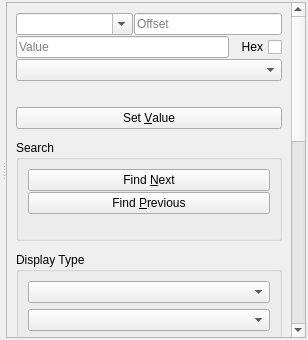
<?xml version="1.0" encoding="UTF-8"?>
<ui version="4.0">
 <class>MemoryWidget</class>
 <widget class="QWidget" name="MemoryWidget">
  <layout class="QHBoxLayout" name="mainLayout">
   <property name="spacing">
    <number>0</number>
   </property>
   <property name="leftMargin">
    <number>2</number>
   </property>
   <property name="topMargin">
    <number>2</number>
   </property>
   <property name="rightMargin">
    <number>2</number>
   </property>
   <property name="bottomMargin">
    <number>2</number>
   </property>
   <item>
    <widget class="QSplitter" name="splitter">
     <property name="orientation">
      <enum>Qt::Horizontal</enum>
     </property>
     <widget class="QWidget" name="memoryViewContainer">
      <layout class="QVBoxLayout" name="memoryViewLayout">
       <property name="spacing">
        <number>0</number>
       </property>
       <property name="leftMargin">
        <number>0</number>
       </property>
       <property name="topMargin">
        <number>0</number>
       </property>
       <property name="rightMargin">
        <number>0</number>
       </property>
       <property name="bottomMargin">
        <number>0</number>
       </property>
      </layout>
     </widget>
     <widget class="QScrollArea" name="sidebarScrollArea">
      <property name="widgetResizable">
       <bool>true</bool>
      </property>
      <widget class="QWidget" name="sidebarWidget">
       <layout class="QVBoxLayout" name="sidebarLayout">
        <property name="spacing">
         <number>1</number>
        </property>
        <item>
         <widget class="QMenuBar" name="menuBar">
          <property name="nativeMenuBar">
           <bool>false</bool>
          </property>
         </widget>
        </item>
        <item>
         <widget class="QSplitter" name="addressSplitter">
          <property name="orientation">
           <enum>Qt::Horizontal</enum>
          </property>
          <property name="handleWidth">
           <number>1</number>
          </property>
          <widget class="QComboBox" name="searchAddressCombo">
           <property name="editable">
            <bool>true</bool>
           </property>
           <property name="insertPolicy">
            <enum>QComboBox::InsertAtTop</enum>
           </property>
           <property name="duplicatesEnabled">
            <bool>false</bool>
           </property>
           <property name="maxVisibleItems">
            <number>8</number>
           </property>
           <property name="placeholderText">
            <string>Search Address</string>
           </property>
          </widget>
          <widget class="QLineEdit" name="searchOffsetEdit">
           <property name="maxLength">
            <number>9</number>
           </property>
           <property name="placeholderText">
            <string>Offset</string>
           </property>
          </widget>
         </widget>
        </item>
        <item>
         <widget class="QWidget" name="inputWidget" native="true">
          <layout class="QHBoxLayout" name="inputLayout">
           <property name="leftMargin">
            <number>0</number>
           </property>
           <property name="topMargin">
            <number>0</number>
           </property>
           <property name="rightMargin">
            <number>0</number>
           </property>
           <property name="bottomMargin">
            <number>0</number>
           </property>
           <item>
            <widget class="QLineEdit" name="dataEdit">
             <property name="placeholderText">
              <string>Value</string>
             </property>
            </widget>
           </item>
           <item>
            <widget class="QCheckBox" name="hexCheckBox">
             <property name="layoutDirection">
              <enum>Qt::RightToLeft</enum>
             </property>
             <property name="text">
              <string>Hex</string>
             </property>
            </widget>
           </item>
          </layout>
         </widget>
        </item>
        <item>
         <widget class="QComboBox" name="inputTypeCombo">
          <property name="maxVisibleItems">
           <number>20</number>
          </property>
         </widget>
        </item>
        <item>
         <spacer name="inputSpacer">
          <property name="orientation">
           <enum>Qt::Vertical</enum>
          </property>
          <property name="sizeType">
           <enum>QSizePolicy::Fixed</enum>
          </property>
          <property name="sizeHint" stdset="0">
           <size>
            <width>1</width>
            <height>10</height>
           </size>
          </property>
         </spacer>
        </item>
        <item>
         <widget class="QLabel" name="dataPreviewLabel">
          <property name="backgroundRole">
           <enum>QPalette::AlternateBase</enum>
          </property>
          <property name="autoFillBackground">
           <bool>true</bool>
          </property>
         </widget>
        </item>
        <item>
         <widget class="QPushButton" name="setValueButton">
          <property name="text">
           <string>Set &amp;Value</string>
          </property>
         </widget>
        </item>
        <item>
         <spacer name="searchSpacer">
          <property name="orientation">
           <enum>Qt::Vertical</enum>
          </property>
          <property name="sizeType">
           <enum>QSizePolicy::Fixed</enum>
          </property>
          <property name="sizeHint" stdset="0">
           <size>
            <width>1</width>
            <height>10</height>
           </size>
          </property>
         </spacer>
        </item>
        <item>
         <widget class="QGroupBox" name="searchGroup">
          <property name="title">
           <string>Search</string>
          </property>
          <layout class="QVBoxLayout" name="searchLayout">
           <property name="spacing">
            <number>1</number>
           </property>
           <item>
            <widget class="QPushButton" name="findNextButton">
             <property name="text">
              <string>Find &amp;Next</string>
             </property>
            </widget>
           </item>
           <item>
            <widget class="QPushButton" name="findPreviousButton">
             <property name="text">
              <string>Find &amp;Previous</string>
             </property>
            </widget>
           </item>
           <item>
            <widget class="QLabel" name="resultLabel"/>
           </item>
          </layout>
         </widget>
        </item>
        <item>
         <spacer name="displaySpacer">
          <property name="orientation">
           <enum>Qt::Vertical</enum>
          </property>
          <property name="sizeType">
           <enum>QSizePolicy::Fixed</enum>
          </property>
          <property name="sizeHint" stdset="0">
           <size>
            <width>1</width>
            <height>10</height>
           </size>
          </property>
         </spacer>
        </item>
        <item>
         <widget class="QGroupBox" name="displayTypeGroup">
          <property name="title">
           <string>Display Type</string>
          </property>
          <layout class="QVBoxLayout" name="displayTypeLayout">
           <item>
            <widget class="QComboBox" name="displayTypeCombo">
             <property name="maxVisibleItems">
              <number>20</number>
             </property>
            </widget>
           </item>
           <item>
            <widget class="QComboBox" name="alignmentCombo"/>
           </item>
           <item>
            <widget class="QComboBox" name="rowLengthCombo"/>
           </item>
           <item>
            <widget class="QCheckBox" name="dualViewCheckBox">
             <property name="text">
              <string>Dual View</string>
             </property>
            </widget>
           </item>
          </layout>
         </widget>
        </item>
        <item>
         <spacer name="addressSpaceSpacer">
          <property name="orientation">
           <enum>Qt::Vertical</enum>
          </property>
          <property name="sizeType">
           <enum>QSizePolicy::Fixed</enum>
          </property>
          <property name="sizeHint" stdset="0">
           <size>
            <width>1</width>
            <height>10</height>
           </size>
          </property>
         </spacer>
        </item>
        <item>
         <widget class="QGroupBox" name="addressSpaceGroup">
          <property name="title">
           <string>Address Space</string>
          </property>
          <layout class="QVBoxLayout" name="addressSpaceLayout">
           <property name="spacing">
            <number>1</number>
           </property>
           <item>
            <widget class="QRadioButton" name="effectiveAddressRadio">
             <property name="text">
              <string extracomment="One of the options shown below &quot;Address Space&quot;. &quot;Effective&quot; addresses are the addresses used directly by the CPU and may be subject to translation via the MMU to physical addresses.">Effective</string>
             </property>
            </widget>
           </item>
           <item>
            <widget class="QRadioButton" name="auxiliaryAddressRadio">
             <property name="text">
              <string extracomment="One of the options shown below &quot;Address Space&quot;. &quot;Auxiliary&quot; is the address space of ARAM (Auxiliary RAM).">Auxiliary</string>
             </property>
            </widget>
           </item>
           <item>
            <widget class="QRadioButton" name="physicalAddressRadio">
             <property name="text">
              <string extracomment="One of the options shown below &quot;Address Space&quot;. &quot;Physical&quot; is the address space that reflects how devices (for example RAM) are physically wired up.">Physical</string>
             </property>
            </widget>
           </item>
          </layout>
         </widget>
        </item>
        <item>
         <spacer name="breakpointSpacer">
          <property name="orientation">
           <enum>Qt::Vertical</enum>
          </property>
          <property name="sizeType">
           <enum>QSizePolicy::Fixed</enum>
          </property>
          <property name="sizeHint" stdset="0">
           <size>
            <width>1</width>
            <height>10</height>
           </size>
          </property>
         </spacer>
        </item>
        <item>
         <widget class="QGroupBox" name="breakpointGroup">
          <property name="title">
           <string>Memory breakpoint options</string>
          </property>
          <layout class="QVBoxLayout" name="breakpointLayout">
           <property name="spacing">
            <number>1</number>
           </property>
           <item>
            <widget class="QRadioButton" name="readWriteRadio">
             <property name="text">
              <string extracomment="This radio button represents a memory breakpoint triggered by either a read or a write operation.">Read and write</string>
             </property>
            </widget>
           </item>
           <item>
            <widget class="QRadioButton" name="readOnlyRadio">
             <property name="text">
              <string extracomment="This radio button represents a memory breakpoint triggered by a read operation.">Read only</string>
             </property>
            </widget>
           </item>
           <item>
            <widget class="QRadioButton" name="writeOnlyRadio">
             <property name="text">
              <string extracomment="This radio button represents a memory breakpoint triggered by a write operation.">Write only</string>
             </property>
            </widget>
           </item>
           <item>
            <widget class="QCheckBox" name="breakpointLogCheckBox">
             <property name="text">
              <string>Log</string>
             </property>
            </widget>
           </item>
          </layout>
         </widget>
        </item>
        <item>
         <widget class="QGroupBox" name="labelsGroup">
          <property name="title">
           <string>Labels</string>
          </property>
          <layout class="QVBoxLayout" name="labelsLayout">
           <item>
            <widget class="QTabWidget" name="labelsTabs">
             <widget class="QWidget" name="notesTab">
              <attribute name="title">
               <string>Notes</string>
              </attribute>
              <layout class="QVBoxLayout" name="notesLayout">
               <property name="leftMargin">
                <number>0</number>
               </property>
               <property name="topMargin">
                <number>0</number>
               </property>
               <property name="rightMargin">
                <number>0</number>
               </property>
               <property name="bottomMargin">
                <number>0</number>
               </property>
               <item>
                <widget class="QListWidget" name="notesList"/>
               </item>
              </layout>
             </widget>
             <widget class="QWidget" name="dataTab">
              <attribute name="title">
               <string>Data</string>
              </attribute>
              <layout class="QVBoxLayout" name="dataLayout">
               <property name="leftMargin">
                <number>0</number>
               </property>
               <property name="topMargin">
                <number>0</number>
               </property>
               <property name="rightMargin">
                <number>0</number>
               </property>
               <property name="bottomMargin">
                <number>0</number>
               </property>
               <item>
                <widget class="QListWidget" name="dataList"/>
               </item>
              </layout>
             </widget>
             <widget class="QWidget" name="symbolsTab">
              <attribute name="title">
               <string>Symbols</string>
              </attribute>
              <layout class="QVBoxLayout" name="symbolsLayout">
               <property name="leftMargin">
                <number>0</number>
               </property>
               <property name="topMargin">
                <number>0</number>
               </property>
               <property name="rightMargin">
                <number>0</number>
               </property>
               <property name="bottomMargin">
                <number>0</number>
               </property>
               <item>
                <widget class="QListWidget" name="symbolsList">
                 <property name="horizontalScrollBarPolicy">
                  <enum>Qt::ScrollBarAlwaysOff</enum>
                 </property>
                </widget>
               </item>
              </layout>
             </widget>
            </widget>
           </item>
           <item>
            <widget class="QLineEdit" name="labelsFilterEdit">
             <property name="placeholderText">
              <string extracomment="Filter is a verb. Typing into this text box filters the label list so only labels containing the text are shown.">Filter Label List</string>
             </property>
            </widget>
           </item>
          </layout>
         </widget>
        </item>
        <item>
         <spacer name="bottomSpacer">
          <property name="orientation">
           <enum>Qt::Vertical</enum>
          </property>
          <property name="sizeHint" stdset="0">
           <size>
            <width>20</width>
            <height>40</height>
           </size>
          </property>
         </spacer>
        </item>
       </layout>
      </widget>
     </widget>
    </widget>
   </item>
  </layout>
 </widget>
 <resources/>
 <connections/>
</ui>
